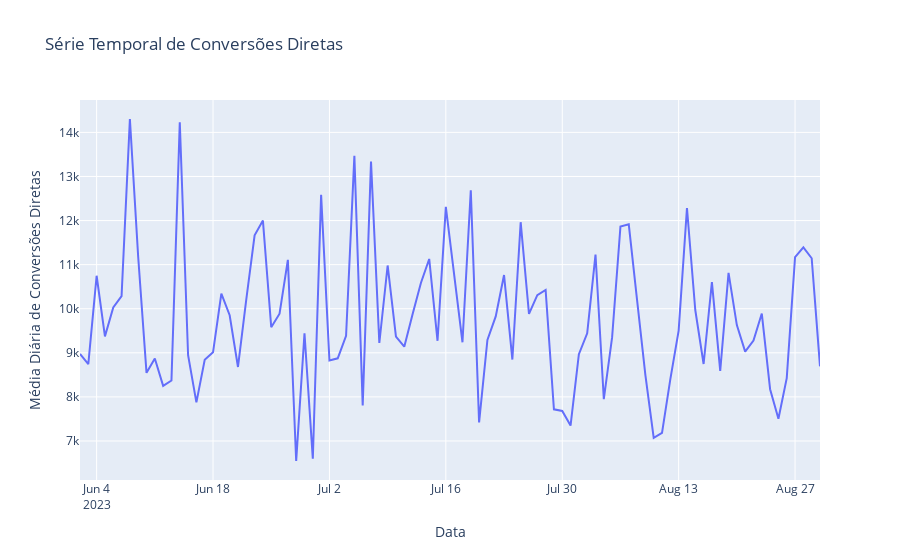

The code cell stored with this chart in its notebook:
### Markdown cell above
Séries Temporais de Conversões:

### Code cell
fig = px.line(df_aux, x="date", y="clickThroughConversions", title="Série Temporal de Conversões Diretas", hover_name="dia_semana")
fig.update_xaxes(title_text='Data')
fig.update_yaxes(title_text='Média Diária de Conversões Diretas')

fig.show()

### Figure 1 — Plotly figure (JSON) as saved in the notebook; plotly's stock layout.template omitted (floating-point values rounded to 4 significant figures)
{"data": [{"hovertemplate": "<b>%{hovertext}</b><br><br>date=%{x}<br>clickThroughConversions=%{y}<extra></extra>", "hovertext": ["Sexta", "Sábado", "Domingo", "Segunda", "Terça", "Quarta", "Quinta", "Sexta", "Sábado", "Domingo", "Segunda", "Terça", "Quarta", "Quinta", "Sexta", "Sábado", "Domingo", "Segunda", "Terça", "Quarta", "Quinta", "Sexta", "Sábado", "Domingo", "Segunda", "Terça", "Quarta", "Quinta", "Sexta", "Sábado", "Domingo", "Segunda", "Terça", "Quarta", "Quinta", "Sexta", "Sábado", "Domingo", "Segunda", "Terça", "Quarta", "Quinta", "Sexta", "Sábado", "Domingo", "Segunda", "Terça", "Quarta", "Quinta", "Sexta", "Sábado", "Domingo", "Segunda", "Terça", "Quarta", "Quinta", "Sexta", "Sábado", "Domingo", "Segunda", "Terça", "Quarta", "Quinta", "Sexta", "Sábado", "Domingo", "Segunda", "Terça", "Quarta", "Quinta", "Sexta", "Sábado", "Domingo", "Segunda", "Terça", "Quarta", "Quinta", "Sexta", "Sábado", "Domingo", "Segunda", "Terça", "Quarta", "Quinta", "Sexta", "Sábado", "Domingo", "Segunda", "Terça", "Quarta"], "legendgroup": "", "line": {"color": "#636efa", "dash": "solid"}, "marker": {"symbol": "circle"}, "mode": "lines", "name": "", "orientation": "v", "showlegend": false, "type": "scatter", "x": ["2023-06-02T00:00:00", "2023-06-03T00:00:00", "2023-06-04T00:00:00", "2023-06-05T00:00:00", "2023-06-06T00:00:00", "2023-06-07T00:00:00", "2023-06-08T00:00:00", "2023-06-09T00:00:00", "2023-06-10T00:00:00", "2023-06-11T00:00:00", "2023-06-12T00:00:00", "2023-06-13T00:00:00", "2023-06-14T00:00:00", "2023-06-15T00:00:00", "2023-06-16T00:00:00", "2023-06-17T00:00:00", "2023-06-18T00:00:00", "2023-06-19T00:00:00", "2023-06-20T00:00:00", "2023-06-21T00:00:00", "2023-06-22T00:00:00", "2023-06-23T00:00:00", "2023-06-24T00:00:00", "2023-06-25T00:00:00", "2023-06-26T00:00:00", "2023-06-27T00:00:00", "2023-06-28T00:00:00", "2023-06-29T00:00:00", "2023-06-30T00:00:00", "2023-07-01T00:00:00", "2023-07-02T00:00:00", "2023-07-03T00:00:00", "2023-07-04T00:00:00", "2023-07-05T00:00:00", "2023-07-06T00:00:00", "2023-07-07T00:00:00", "2023-07-08T00:00:00", "2023-07-09T00:00:00", "2023-07-10T00:00:00", "2023-07-11T00:00:00", "2023-07-12T00:00:00", "2023-07-13T00:00:00", "2023-07-14T00:00:00", "2023-07-15T00:00:00", "2023-07-16T00:00:00", "2023-07-17T00:00:00", "2023-07-18T00:00:00", "2023-07-19T00:00:00", "2023-07-20T00:00:00", "2023-07-21T00:00:00", "2023-07-22T00:00:00", "2023-07-23T00:00:00", "2023-07-24T00:00:00", "2023-07-25T00:00:00", "2023-07-26T00:00:00", "2023-07-27T00:00:00", "2023-07-28T00:00:00", "2023-07-29T00:00:00", "2023-07-30T00:00:00", "2023-07-31T00:00:00", "2023-08-01T00:00:00", "2023-08-02T00:00:00", "2023-08-03T00:00:00", "2023-08-04T00:00:00", "2023-08-05T00:00:00", "2023-08-06T00:00:00", "2023-08-07T00:00:00", "2023-08-08T00:00:00", "2023-08-09T00:00:00", "2023-08-10T00:00:00", "2023-08-11T00:00:00", "2023-08-12T00:00:00", "2023-08-13T00:00:00", "2023-08-14T00:00:00", "2023-08-15T00:00:00", "2023-08-16T00:00:00", "2023-08-17T00:00:00", "2023-08-18T00:00:00", "2023-08-19T00:00:00", "2023-08-20T00:00:00", "2023-08-21T00:00:00", "2023-08-22T00:00:00", "2023-08-23T00:00:00", "2023-08-24T00:00:00", "2023-08-25T00:00:00", "2023-08-26T00:00:00", "2023-08-27T00:00:00", "2023-08-28T00:00:00", "2023-08-29T00:00:00", "2023-08-30T00:00:00"], "xaxis": "x", "y": [8975, 8745, 10748, 9373, 10030, 10287, 14304, 11173, 8546, 8872, 8251, 8371, 14232, 8946, 7876, 8841, 9012, 10341, 9852, 8679, 10213, 11665, 12000, 9579, 9888, 11109, 6546, 9440, 6599, 12584, 8824, 8875, 9384, 13467, 7805, 13337, 9223, 10981, 9370, 9139, 9876, 10584, 11129, 9273, 12312, 10779, 9239, 12687, 7423, 9293, 9826, 10764, 8847, 11963, 9885, 10308, 10426, 7718, 7682, 7350, 8969, 9441, 11229, 7948, 9355, 11867, 11915, 10195, 8494, 7071, 7182, 8403, 9504, 12286, 9971, 8746, 10605, 8591, 10813, 9628, 9027, 9280, 9891, 8174, 7503, 8426, 11169, 11392, 11145, 8694], "yaxis": "y"}], "layout": {"legend": {"tracegroupgap": 0}, "title": {"text": "Série Temporal de Conversões Diretas"}, "xaxis": {"anchor": "y", "domain": [0, 1], "title": {"text": "Data"}}, "yaxis": {"anchor": "x", "domain": [0, 1], "title": {"text": "Média Diária de Conversões Diretas"}}}}
